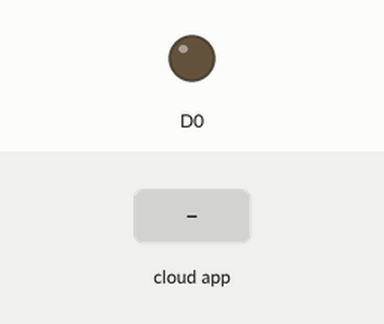
Simulated run of this sketch. Board: ESP8266 (NodeMCU). Parts: output pins drawn as LEDs (lit = HIGH). Inputs (shaded band) come from the test bench. WiFi joins after 1.5 s; servers stay silent unless stated; no MQTT or app messages arrive unless stated; what the sketch prints to the serial monitor is not drawn.

Above: at 2.7 s.
2.8 s: the phone or cloud app sets feed1 to 1
At 3.4 s:
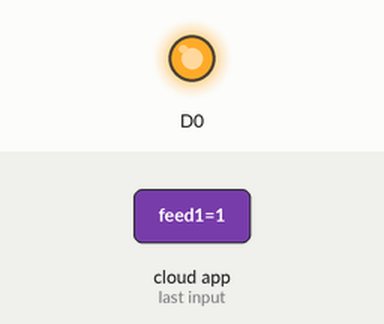
4.3 s: the phone or cloud app sets feed1 to 0
At 4.8 s:
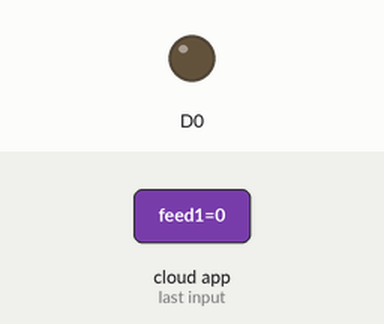
Timing chart, 0 to 7.3 s (numbered marks = the images above; inputs shaded):
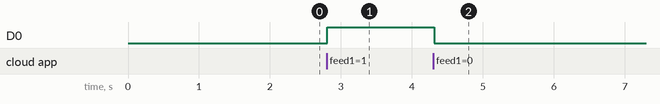

Measured:
- after the input at 2.8 s, D0: LOW → HIGH at once
- after the input at 4.3 s, D0: HIGH → LOW at once

The sketch:

google_assistant_controlled_led.ino
```cpp
//message queue telemetry transport
//used IFTTT, adafruit.io nodeMCU

//this uses a ONOFF feed named "feed1"

/* there are two actions in IFTTT one turns feed1 data to 1 for Phrase like "turn on the lights" in google Assistant.Like wise second one turns feed1 value 2 for phraselike "turn off light" */


#include <ESP8266WiFi.h>//inbult lib for esp8266
#include "Adafruit_MQTT.h"//adafruit acts as server
#include "Adafruit_MQTT_Client.h"//adafruit feeds ,dashboard or webpage  and nodeMcu is client

/************************* WiFi Access Point *********************************/

#define WLAN_SSID       "ssid"
#define WLAN_PASS       "pwd"

/************************* Adafruit.io Setup *********************************/

#define AIO_SERVER      "io.adafruit.com"
#define AIO_SERVERPORT  1883       //1883 is mqtt port number            // use 8883 for SSL
#define AIO_USERNAME  "mayukh"
#define AIO_KEY       "aio_VYgf52two4qjU3ZhrWZ2G3cXEmXj"

/************ Global State (you don't need to change this!) ******************/

// Create an ESP8266 WiFiClient class to connect NodeMcu to the MQTT server.
WiFiClient client;//wifi client is NodeMcu

// Setup the MQTT client class by passing in the WiFi client and MQTT server and login details.
Adafruit_MQTT_Client mqtt(&client, AIO_SERVER, AIO_SERVERPORT, AIO_USERNAME, AIO_KEY);
// library           class           instances of the class-above line
/****************************** Feeds ***************************************/

// Setup a feed called 'onoff' for subscribing to changes.
Adafruit_MQTT_Subscribe onoffbutton = Adafruit_MQTT_Subscribe(&mqtt, AIO_USERNAME "/feeds/feed1");
//class                 object           function                     parameters
/*************************** Sketch Code ************************************/

// Bug workaround for Arduino 1.6.6, it seems to need a function declaration
// for some reason (only affects ESP8266, likely an arduino-builder bug).
void MQTT_connect();//function call

void setup() {
  Serial.begin(115200);
  delay(10);
  pinMode(D0,OUTPUT);
  Serial.println(F("Adafruit MQTT demo"));

  // Connect to WiFi access point.
  Serial.println(); Serial.println();
  Serial.print("Connecting to ");
  Serial.println(WLAN_SSID);

  WiFi.begin(WLAN_SSID, WLAN_PASS);
  while (WiFi.status() != WL_CONNECTED) {
    delay(500);
    Serial.print(".");
  }
  Serial.println();

  Serial.println("WiFi connected");
  Serial.println("IP address: "); Serial.println(WiFi.localIP());

  // Setup MQTT subscription for onoff feed.
  mqtt.subscribe(&onoffbutton);//mqtt is a class which is subscribing to on off button which is an object
}

uint32_t x=0;//unsigned int of 32 bits

void loop() {
  // Ensure the connection to the MQTT server is alive (this will make the first
  // connection and automatically reconnect when disconnected).  See the MQTT_connect
  // function definition further below.
  MQTT_connect();

  // this is our 'wait for incoming subscription packets' busy subloop
  // try to spend your time here

  Adafruit_MQTT_Subscribe *subscription;
  while ((subscription = mqtt.readSubscription(5000))) {
    if (subscription == &onoffbutton) {
      Serial.print(F("Got: "));
      Serial.println((char *)onoffbutton.lastread);
      uint16_t state=atoi((char*)onoffbutton.lastread);//normally we get string from server and we need int bcoz (1/0)is used
      digitalWrite(D0,state);
    }
  }


}

// Function to connect and reconnect as necessary to the MQTT server.
// Should be called in the loop function and it will take care if connecting.
void MQTT_connect() {
  int8_t ret;

  // Stop if already connected.
  if (mqtt.connected()) {
    return;
  }

  Serial.print("Connecting to MQTT... ");

  uint8_t retries = 3;
  while ((ret = mqtt.connect()) != 0) { // connect will return 0 for connected
       Serial.println(mqtt.connectErrorString(ret));
       Serial.println("Retrying MQTT connection in 5 seconds...");
       mqtt.disconnect();
       delay(5000);  // wait 5 seconds
       retries--;
       if (retries == 0) {
         // basically die and wait for WDT to reset me
         while (1);
       }
  }
  Serial.println("MQTT Connected!");
}
```
